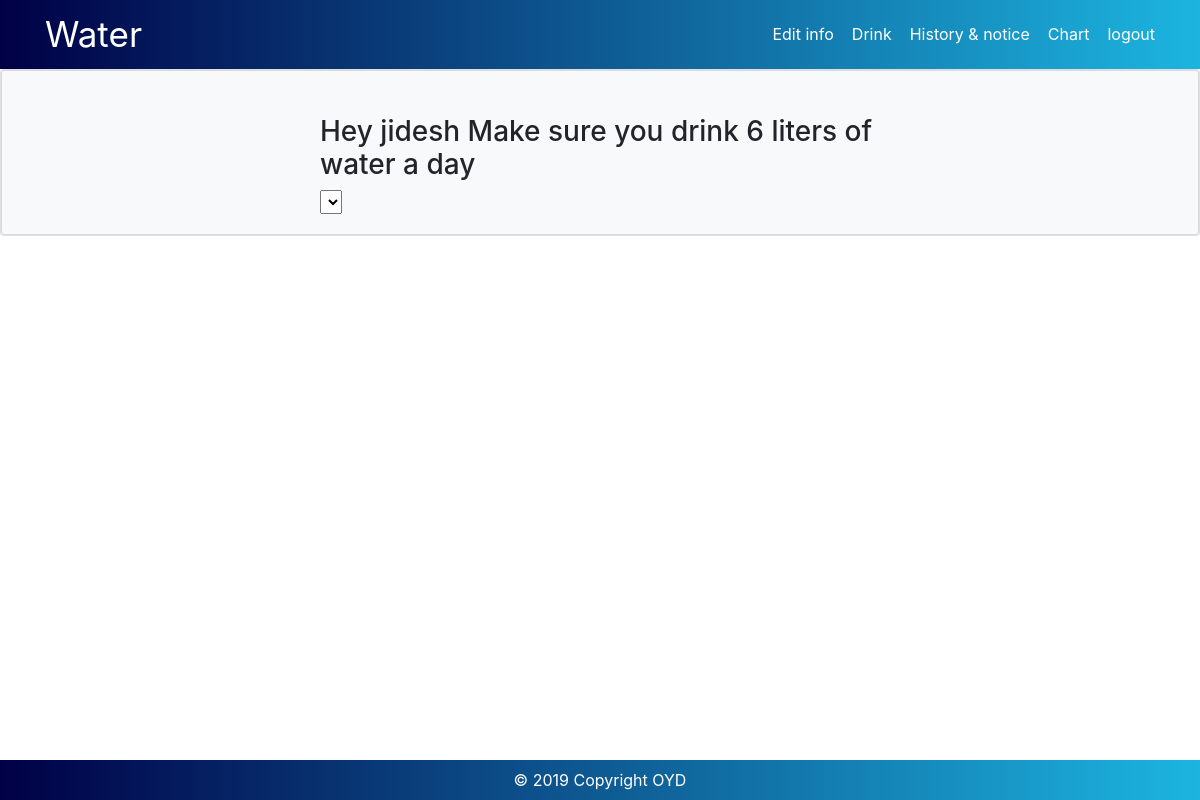
The page /history/ (signed in) on the database as committed earlier.
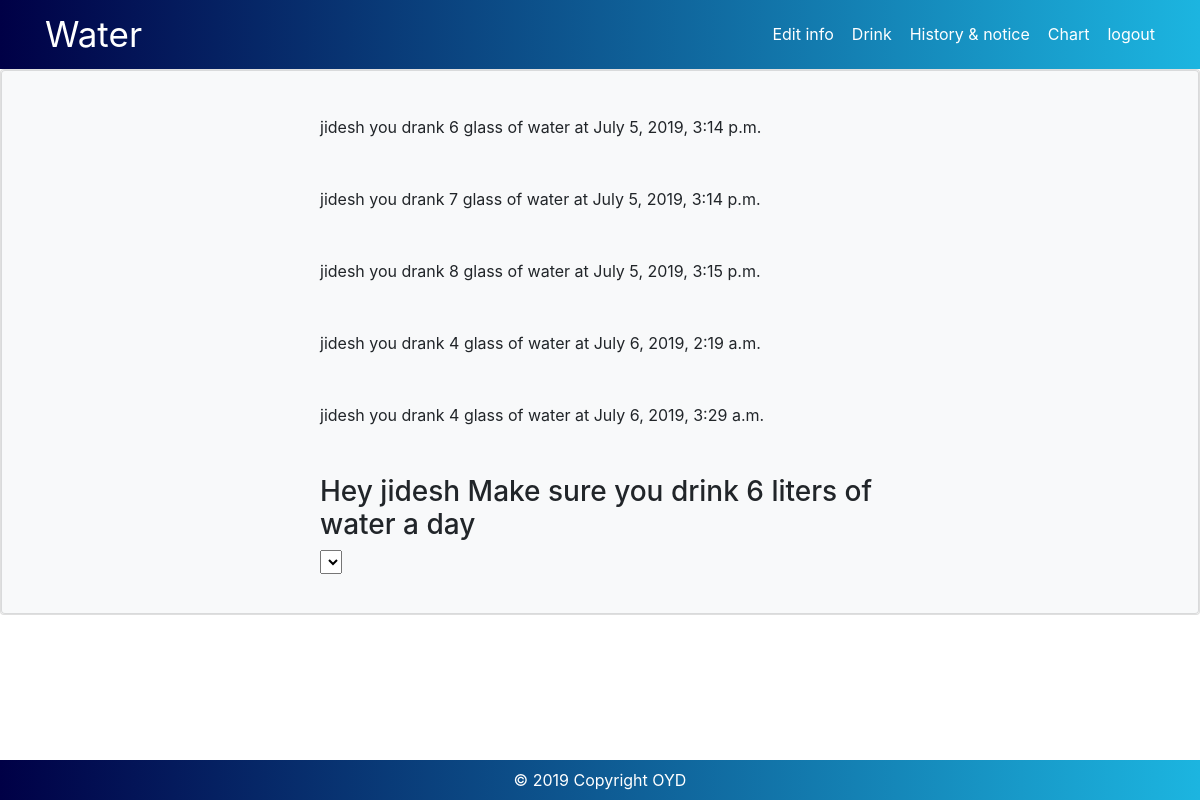
The same page on the database as committed later.
### drink/models.py (models this page shows, shortened)
class Water(models.Model):
    accountholder = models.ForeignKey(User,on_delete=models.CASCADE)
    noofglass = models.IntegerField(default=0)
    date=models.DateTimeField(default=datetime.now, blank=True)

### drink/views.py (the view)
# urls.py: path('history/',views.list1,name='list'),
def list1(request):
    user=request.user
    water=Water.objects.filter(accountholder=user)
    objectlist = Infos.objects.all()
    context={
    'water':water,
    'objectl':objectlist,
    }
    return render(request,'list.html',context)

### drink/templates/list.html
{% extends 'base.html' %}
{% block body %}
<div class="card">
        <div class="card bg-light">
                <article class="card-body mx-auto" style="max-width: 600px;">
{{ new_context_entry }}<br>
{% for post in water %}
</h2>{{ post.accountholder }} you drank {{ post.noofglass }} glass of water at {{ post.date }}</h2><br><br><br>
{% endfor %}
<h3>Hey {{ user }} Make sure you drink 6 liters of water a day</h3>
<select>
        {% for element in objectl %}
        <option value={{ element.id }}></option>{{ element.value }}
        </select>
        {% endfor %}
</article>
        </div>
</div>
{% endblock %}

### water/templates/base.html (shortened to what this page needs)
{% load staticfiles %}
<!DOCTYPE html>
<html lang="en">
<head >
    <link rel="stylesheet" href="https://stackpath.bootstrapcdn.com/bootstrap/4.3.1/css/bootstrap.min.css">
    <link rel="stylesheet" href="https://use.fontawesome.com/releases/v5.0.8/css/all.css">
    <link rel="stylesheet" type="text/css" href="{% static 'css/style.css' %}">
</head>
<body>
<div class="navbar" style="background: linear-gradient(to right, #000046, #1cb5e0);">
   <div class="container">
      <a href="{% url 'home' %}" style="float: left;color: white;font-size: 35px">Water</a>
      <ul class="nav ml-auto float-right">
        <li class="nav-item " style="color: white">
          {% if user.is_authenticated %}
          <a href="{% url 'info' %}" style="color: white">Edit info</a>&nbsp; &nbsp;
          <a href="{% url 'incre' %}" style="color: white">Drink</a>&nbsp; &nbsp;
          <a href="{% url 'list' %}" style="color: white">History & notice</a>&nbsp; &nbsp;
          <a href="{% url 'chart' %}" style="color: white">Chart</a>&nbsp; &nbsp;
          <a href="{% url 'logout' %}" style="color: white">logout</a>
          {% else %}
          <a href="{% url 'register' %}"  style="color: white"> Register</a>  &nbsp; &nbsp;
          <a href="{% url 'login' %}"  style="color: white">Login</a>
          {% endif %}
        </li>          <a href="" style="color: white"></a>
      </ul>
    </div>
  </div>
{% block body %}
{% endblock %}
<footer style="background: linear-gradient(to right, #000046, #1cb5e0);position: fixed;
height: 40px;
bottom: 0;
width: 100%;
display: flex;
  align-items: center;
  justify-content: center;
  color: #FFF;
">
<div class="text-center">© 2019 Copyright OYD</div>
</footer>
</body>
</html>

Rows that differ between the two databases and show on the page:
added Water: accountholder "jidesh", noofglass "6", date "July 5, 2019, 3:14 p.m."
added Water: accountholder "jidesh", noofglass "7", date "July 5, 2019, 3:14 p.m."
added Water: accountholder "jidesh", noofglass "8", date "July 5, 2019, 3:15 p.m."
added Water: accountholder "jidesh", noofglass "4", date "July 6, 2019, 2:19 a.m."
added Water: accountholder "jidesh", noofglass "4", date "July 6, 2019, 3:29 a.m."
